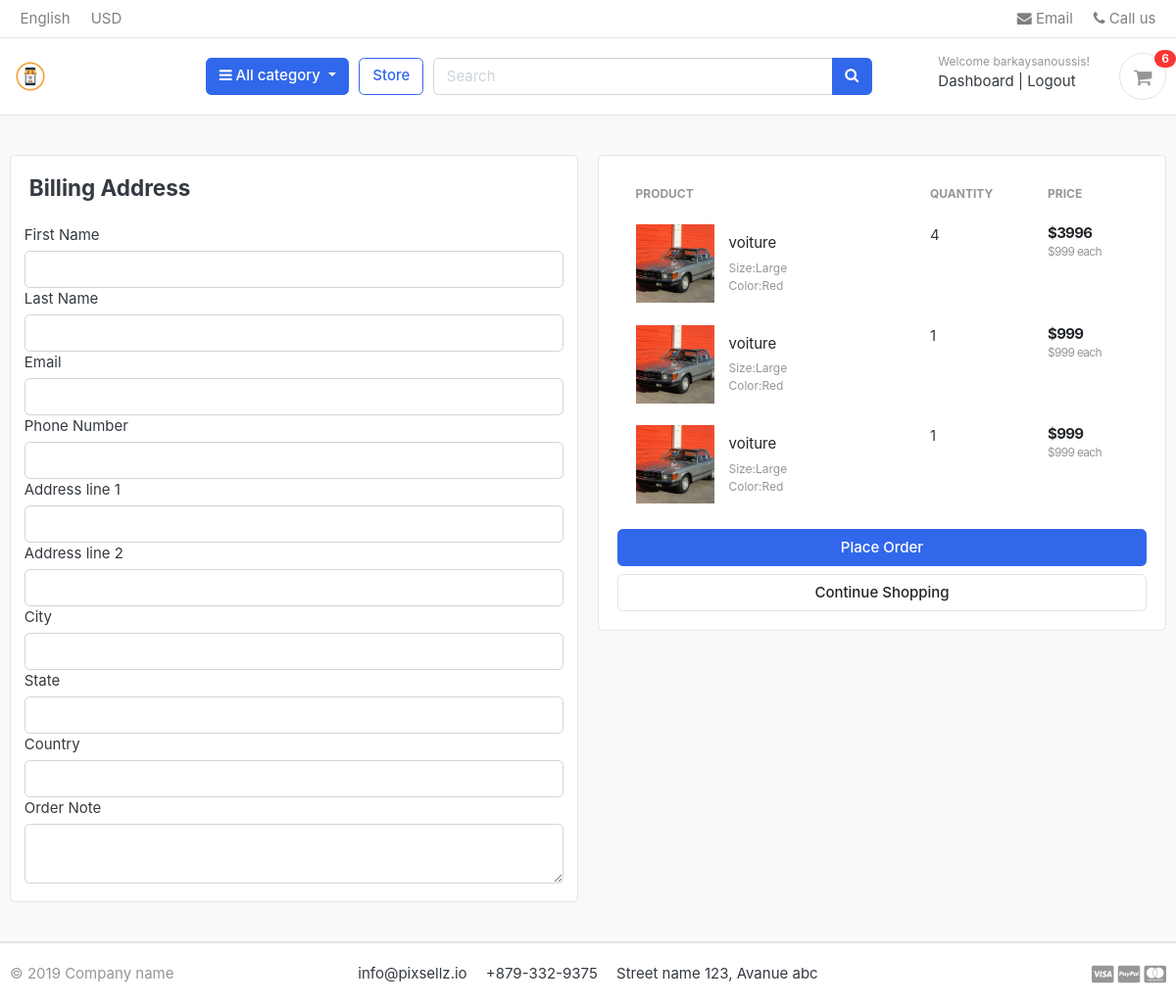
The app's page /cart/checkout/ (signed in) with its own data.
### accounts/models.py (models this page shows, shortened)
class Account(AbstractBaseUser):
    first_name = models.CharField(max_length=50)
    last_name = models.CharField(max_length=50)
    username = models.CharField(max_length=50, unique=True)
    email = models.CharField(max_length=100, unique=True)
    phone_number = models.CharField(max_length=50)
    date_joined = models.DateTimeField(auto_now_add=True)
    last_login = models.DateTimeField(auto_now_add=True)
    is_admin = models.BooleanField(default=False)
    is_staff = models.BooleanField(default=False)
    is_active = models.BooleanField(default=False)
    is_superadmin = models.BooleanField(default=False)
    USERNAME_FIELD = 'email'
    REQUIRED_FIELDS = ['username', 'first_name', 'last_name']
    objects = MyAccountManager()

### carts/models.py (models this page shows, shortened)
class CartItem(models.Model):
    user = models.ForeignKey(Account, on_delete=models.CASCADE, null=True)
    variations = models.ManyToManyField(Variation, blank=True)
    product = models.ForeignKey(Product, on_delete=models.CASCADE)
    cart =models.ForeignKey(Cart, on_delete=models.CASCADE, null=True)
    quantity = models.IntegerField()
    is_active=models.BooleanField(default=True)
    def sub_total(self):
        return self.product.price*self.quantity

### store/models.py (models this page shows, shortened)
class Product(models.Model):
    product_name = models.CharField(max_length=200, unique=True)
    slug = models.SlugField(max_length=200, unique=True)
    description = models.TextField(max_length=500, blank=True)
    price = models.IntegerField()
    images = models.ImageField(upload_to='photos/products',)
    stock = models.IntegerField()
    is_available = models.BooleanField(default=True)
    category = models.ForeignKey(category, on_delete=models.CASCADE)
    created_date = models.DateTimeField(auto_now_add=True)
    modified_date = models.DateTimeField(auto_now=True)
    def get_url(self):
        return reverse('product_detail',args=[self.category.slug, self.slug])

class Variation(models.Model):
    product = models.ForeignKey(Product, on_delete=models.CASCADE)
    variation_category = models.CharField(max_length=100, choices=variation_category_choice)
    variation_value = models.CharField(max_length=100)
    is_active = models.BooleanField(default=True)
    created_date = models.DateTimeField(auto_now=True)
    objects = VariationManager()

### carts/views.py (the view)
# urls.py: path('checkout/', views.checkout, name='checkout'),
@login_required(login_url='login')
def checkout(request):
    total = 0
    quantity = 0
    cart_items = []
    try:
        tax = 0
        grand_total = 0
        if request.user.is_authenticated:
            cart_items = CartItem.objects.filter(user=request.user, is_active=True)
        else:
            cart = Cart.objects.get(cart_id=_cart_id(request))
            cart_items = CartItem.objects.filter(cart=cart, is_active=True)
        for cart_item in cart_items:
            total += (cart_item.product.price * cart_item.quantity)
            quantity += cart_item.quantity
        tax = (2 * total) / 100
        grand_total = total + tax
    except Cart.DoesNotExist:
        pass
    context = {
        'total': total,
        'quantity': quantity,
        'cart_items': cart_items,
        'tax': tax,
        'grand_total': grand_total,
    }
    return render(request, 'store/checkout.html',context)

### carts/context_processors.py (called while the page is built)
def counter(request):
    cart_count = 0
    if 'admin' in request.path:
        return {}
    else:
        try:
            cart = Cart.objects.filter(cart_id=_cart_id(request))
            if request.user.is_authenticated:
                cart_items = CartItem.objects.all().filter(user=request.user)
            else:
                cart_items = CartItem.objects.all().filter(cart=cart[:1])
            for cart_item in cart_items:
                cart_count += cart_item.quantity
        except Cart.DoesNotExist:
            cart_count = 0
    return dict(cart_count=cart_count)

### carts/views.py (called while the page is built)
def _cart_id(request):
    session_key = request.session.session_key
    if not session_key:
        session_key = request.session.create()
    return session_key

### category/context_processors.py (called while the page is built)
def menu_links(request):
    links= category.objects.all()
    return dict(links=links)

### category/models.py (called while the page is built)
    def get_url(self):
        return reverse('products_by_category', args=[self.slug])

### templates/store/checkout.html (shortened to what this page needs)
{% extends 'base.html' %}
{%load static%}
{% block content %}
<section class="section-content padding-y bg">
   <div class="container">
     <div class="row">
	   <aside class="col-lg-6">
         <div class="card">
           <div class="card-body">
                    <h4 class="card-title mb-4">
                        Billing Address
                    </h4>
                    <form action="{% url 'place_order' %}" method="post">
                                    <div class="form-row">
                                        <label for=""> First Name</label>
                                        <input type="text" name="first_name" class="form-control" required>
                                    </div>
                                      <div class="form-row">
                                        <label for=""> Last Name</label>
                                        <input type="text" name="last_name" class="form-control" required>
                                    </div>
                                      <div class="form-row">
                                        <label for=""> Email</label>
                                        <input type="email" name="email" class="form-control" required>
                                    </div>
                                      <div class="form-row">
                                        <label for=""> Phone Number</label>
                                        <input type="text" name="phone" class="form-control" required>
                                    </div>
                                      <div class="form-row">
                                        <label for=""> Address line 1</label>
                                        <input type="text" name="address_line_1" class="form-control" required>
                                    </div>
                                      <div class="form-row">
                                        <label for="">Address line 2</label>
                                        <input type="text" name="address_line_2" class="form-control">
                                    </div>
                                      <div class="form-row">
                                        <label for="">City</label>
                                        <input type="text" name="city" class="form-control" required>
                                    </div>
                                      <div class="form-row">
                                        <label for="">State</label>
                                        <input type="text" name="state" class="form-control">
                                    </div>
                                  <div class="form-row">
                                        <label for="">Country</label>
                                        <input type="text" name="country" class="form-control">
                                    </div>
                        <div class="form-row">
                                    <label for="">Order Note</label>
                                    <textarea name="order_note" rows="2" class="form-control"></textarea>
                        </div>
           </div>
         </div>
       </aside>
         <aside class="col-lg-6">
             <div class="card">
                 <div class="card-body">
                     <table class="table table-borderless table-shopping-cart">
                        <thead class="text-muted">
                        <tr class="small text-uppercase">
                          <th scope="col">Product</th>
                          <th scope="col" width="120">Quantity</th>
                          <th scope="col" width="120">Price</th>
                        </tr>
                        </thead>
                        <tbody>
                        {% for cart_item in cart_items %}
                        <tr>
                            <td>
                                <figure class="itemside align-items-center">
                                    <div class="aside"><img src="{{cart_item.product.images.url}}" class="img-sm"></div>
                                    <figcaption class="info">
                                        <a href="{{ cart_item.product.get_url }}" class="title text-dark">{{cart_item.product.product_name}}</a>
                                        <p class="text-muted small">
                                            	{% if cart_item.variations.all %}
					{% for item in cart_item.variations.all %}
					{{item.variation_category | capfirst }}:{{item.variation_value |capfirst}}<br>
					{% endfor %}
					{% endif %}
                                        </p>
                                    </figcaption>
                                </figure>
                            </td>
                            <td>
                                            <label for="">{{cart_item.quantity}}</label>
                            </td>
                            <td>
                                <div class="price-wrap">
                                    <var class="price">${{cart_item.sub_total}}</var>
                                    <small class="text-muted"> ${{cart_item.product.price}} each </small>
                                </div>
                            </td>
                        </tr>
                        {% endfor %}
                        </tbody>
                     </table>
                     <button type="submit" name="submit" class="btn btn-primary btn-block"> Place Order </button>
                     <a href="{% url 'store' %}" class="btn btn-light btn-block">Continue Shopping</a>
                 </div>
             </div>
         </aside>
     </div>
   </div>
</section>
{% endblock content %}

### templates/includes/navbar.html (shortened to what this page needs)
{% load static %}
<header class="section-header">
<nav class="navbar p-md-0 navbar-expand-sm navbar-light border-bottom">
<div class="container">
  <div class="collapse navbar-collapse" id="navbarTop4">
    <ul class="navbar-nav mr-auto">
    	<li class="nav-item dropdown">
		 	<a href="#" class="nav-link">   English </a>
		</li>
		<li class="nav-item dropdown">
			<a href="#" class="nav-link"> USD </a>
		</li>
    </ul>
    <ul class="navbar-nav">
		<li><a href="#" class="nav-link"> <i class="fa fa-envelope"></i> Email </a></li>
		<li><a href="#" class="nav-link"> <i class="fa fa-phone"></i> Call us </a></li>
	</ul>
  </div>
</div>
</nav>
<section class="header-main border-bottom">
	<div class="container">
<div class="row align-items-center">
	<div class="col-lg-2 col-md-3 col-6">
		<a href="{% url 'home' %}" class="brand-wrap">
			<img class="logo" src="{% static 'static/images/logo.png' %}">
		</a>
	</div>
	<div class="col-lg col-sm col-md col-6 flex-grow-0">
		<div class="category-wrap dropdown d-inline-block float-right">
			<button type="button" class="btn btn-primary dropdown-toggle" data-toggle="dropdown">
				<i class="fa fa-bars"></i> All category
			</button>
		</div>
	</div>
	<a href="{% url 'store' %}" class="btn btn-outline-primary">Store</a>
	<div class="col-lg  col-md-6 col-sm-12 col">
		<form action="{% url 'search' %}" class="search" method="GET">
			<div class="input-group w-100">
			    <input name='keyword' type="text" class="form-control" style="width:60%;" placeholder="Search">
			    <div class="input-group-append">
			      <button class="btn btn-primary" type="submit">
			        <i class="fa fa-search"></i>
			      </button>
			    </div>
		    </div>
		</form>
	</div>
	<div class="col-lg-3 col-sm-6 col-8 order-2 order-lg-3">
				<div class="d-flex justify-content-end mb-3 mb-lg-0">
					{% if user.id is None %}
					<div class="widget-header">
						<small class="title text-muted">Welcome guest!</small>
						<div>
							<a href="{% url 'login' %}">Sign in</a> <span class="dark-transp"> | </span>
							<a href="{% url 'register' %}"> Register</a>
						</div>
					</div>
					<a href="{% url 'cart' %}" class="widget-header pl-3 ml-3">
						<div class="icon icon-sm rounded-circle border"><i class="fa fa-shopping-cart"></i></div>
						<span class="badge badge-pill badge-danger notify">{{cart_count}}</span>
					</a>
				  </div>
					{% else %}
					            <div class="widget-header">
									<small class="title text-muted">Welcome {{user.first_name}}!</small>
									<div>
										<a href="{% url 'dashboard' %}">Dashboard</a> <span class="dark-transp"> | </span>
										<a href="{% url 'logout' %}"> Logout</a>
									</div>
								</div>
		             {% endif %}
									<a href="{% url 'cart' %}" class="widget-header pl-3 ml-3">
										<div class="icon icon-sm rounded-circle border"><i class="fa fa-shopping-cart"></i></div>
										<span class="badge badge-pill badge-danger notify">{{cart_count}}</span>
									</a>
	                </div>
			</div>
</div>
	</div>
</section>
</header>

### static/css/ui.css (style rules this page uses)
html { font-family: "Inter", sans-serif; font-size: 15px; }
.price-wrap { letter-spacing: -0.7px; }
.icon-xs, .icon-sm, .icon-md, .icon-lg { display: inline-block; text-align: center; flex-shrink: 0; flex-grow: 0; }
.icon-sm { width: 48px; height: 48px; line-height: 48px !important; font-size: 20px; }
.img-xs, .img-sm, .img-md, .img-lg { -o-object-fit: cover; object-fit: cover; flex-shrink: 0; flex-grow: 0; }
.img-sm { width: 80px; height: 80px; }
.padding-y { padding-top: 40px; padding-bottom: 40px; }
var { font-style: normal; }
figure { margin-bottom: 0; }
.bg { background-color: #f8f9fa; }
p:last-child { margin-bottom: 0; }
.header-main { position: relative; padding-top: 1rem; padding-bottom: 1rem; }
.brand-wrap .logo, .navbar-brand .logo { margin-right: 7px; max-height: 42px; display: inline-block; }
.widget-header { display: inline-block; vertical-align: middle; position: relative; }
.widget-header a { color: #343a40; }
.widget-header i { color: #969696; }
.widget-header .title { display: block; }
.widget-header .notify { position: absolute; top: -3px; right: -10px; }
.btn-light { background-color: #fff; border-color: #e4e4e4; }
.itemside { position: relative; display: flex; width: 100%; }
.itemside .aside { position: relative; flex-shrink: 0; }
.itemside .info { padding-left: 15px; padding-right: 7px; }
.itemside p { margin-bottom: 0; }
.itemside .title { display: block; margin-bottom: 5px; color: #212529; }
.notify { position: absolute; top: -4px; right: -10px; display: inline-block; padding: 0.25em 0.6em; font-size: 12px; line-height: 1; text-align: center; border-radius: 3rem; color: #fff; background-color: #fa3434; }
.price { font-weight: 600; color: #212529; }
.table-shopping-cart.table td, .table-shopping-cart.table th { padding-left: 1.25rem; padding-right: 1.25rem; }
.table-shopping-cart .price-wrap { line-height: 1.2; }
.table-shopping-cart .price { font-weight: bold; margin-right: 5px; display: block; }

### records on screen
Account: first_name "barkaysanoussis"
CartItem: product.images (picture), product.product_name "voiture", quantity "4", sub_total "3996", product.price "999"
Variation: variation_category "Size", variation_value "Large"
Variation: variation_category "Color", variation_value "Red"
CartItem: product.images (picture), product.product_name "voiture", quantity "1", sub_total "999", product.price "999"
CartItem: product.images (picture), product.product_name "voiture", quantity "1", sub_total "999", product.price "999"

### other values on screen
{{ cart_count }} "6"
